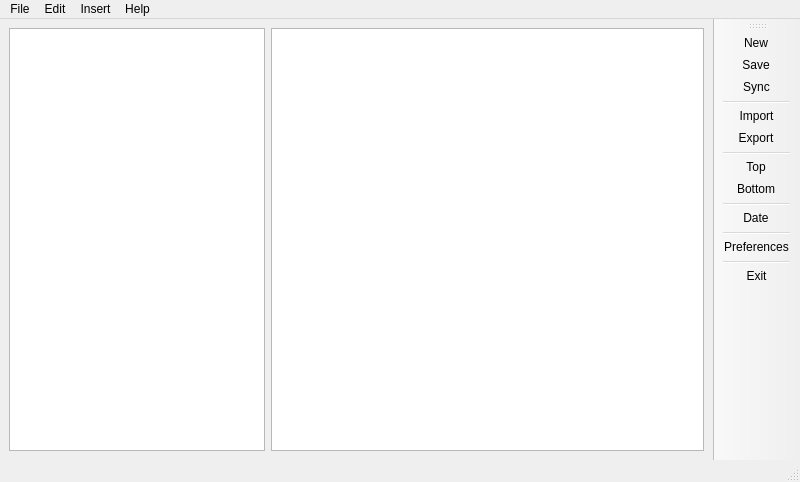
<?xml version="1.0" encoding="UTF-8"?>
<ui version="4.0">
 <class>MainWindow</class>
 <widget class="QMainWindow" name="MainWindow">
  <property name="geometry">
   <rect>
    <x>0</x>
    <y>0</y>
    <width>800</width>
    <height>482</height>
   </rect>
  </property>
  <property name="windowTitle">
   <string>qmycrap</string>
  </property>
  <property name="windowIcon">
   <iconset>
    <normaloff>icons/app.png</normaloff>icons/app.png</iconset>
  </property>
  <widget class="QWidget" name="centralwidget">
   <layout class="QHBoxLayout" name="horizontalLayout">
    <item>
     <widget class="QTreeView" name="treeView">
      <property name="sizePolicy">
       <sizepolicy hsizetype="Minimum" vsizetype="Expanding">
        <horstretch>0</horstretch>
        <verstretch>0</verstretch>
       </sizepolicy>
      </property>
      <property name="minimumSize">
       <size>
        <width>20</width>
        <height>0</height>
       </size>
      </property>
      <property name="baseSize">
       <size>
        <width>0</width>
        <height>0</height>
       </size>
      </property>
     </widget>
    </item>
    <item>
     <widget class="QTextEdit" name="textEdit">
      <property name="sizePolicy">
       <sizepolicy hsizetype="Expanding" vsizetype="Expanding">
        <horstretch>0</horstretch>
        <verstretch>0</verstretch>
       </sizepolicy>
      </property>
      <property name="acceptRichText">
       <bool>false</bool>
      </property>
     </widget>
    </item>
   </layout>
  </widget>
  <widget class="QStatusBar" name="statusbar"/>
  <widget class="QToolBar" name="toolBar">
   <property name="windowTitle">
    <string>toolBar</string>
   </property>
   <property name="layoutDirection">
    <enum>Qt::LeftToRight</enum>
   </property>
   <property name="movable">
    <bool>true</bool>
   </property>
   <property name="toolButtonStyle">
    <enum>Qt::ToolButtonIconOnly</enum>
   </property>
   <attribute name="toolBarArea">
    <enum>RightToolBarArea</enum>
   </attribute>
   <attribute name="toolBarBreak">
    <bool>false</bool>
   </attribute>
   <addaction name="actionNew"/>
   <addaction name="actionSave"/>
   <addaction name="actionSync"/>
   <addaction name="separator"/>
   <addaction name="actionImport"/>
   <addaction name="actionExport"/>
   <addaction name="separator"/>
   <addaction name="actionTop"/>
   <addaction name="actionBottom"/>
   <addaction name="separator"/>
   <addaction name="actionDate"/>
   <addaction name="separator"/>
   <addaction name="actionPreferences"/>
   <addaction name="separator"/>
   <addaction name="actionExit"/>
  </widget>
  <widget class="QMenuBar" name="menuBar">
   <property name="geometry">
    <rect>
     <x>0</x>
     <y>0</y>
     <width>800</width>
     <height>26</height>
    </rect>
   </property>
   <widget class="QMenu" name="menuFile">
    <property name="title">
     <string>File</string>
    </property>
    <addaction name="actionNew"/>
    <addaction name="actionSave"/>
    <addaction name="separator"/>
    <addaction name="actionRemove"/>
    <addaction name="separator"/>
    <addaction name="actionImport"/>
    <addaction name="actionExport"/>
    <addaction name="separator"/>
    <addaction name="actionExit"/>
   </widget>
   <widget class="QMenu" name="menuEdit">
    <property name="title">
     <string>Edit</string>
    </property>
    <addaction name="actionTop"/>
    <addaction name="actionBottom"/>
    <addaction name="separator"/>
    <addaction name="actionSync"/>
    <addaction name="separator"/>
    <addaction name="actionPreferences"/>
   </widget>
   <widget class="QMenu" name="menuHelp">
    <property name="title">
     <string>Help</string>
    </property>
    <addaction name="actionAbout"/>
   </widget>
   <widget class="QMenu" name="menuInsert">
    <property name="title">
     <string>Insert</string>
    </property>
    <widget class="QMenu" name="menuRun">
     <property name="title">
      <string>Run</string>
     </property>
     <property name="icon">
      <iconset>
       <normaloff>icons/run.png</normaloff>icons/run.png</iconset>
     </property>
     <addaction name="actionFirstrun"/>
     <addaction name="actionRerun"/>
    </widget>
    <widget class="QMenu" name="menuPlatform">
     <property name="title">
      <string>Platform</string>
     </property>
     <property name="icon">
      <iconset>
       <normaloff>icons/platform.png</normaloff>icons/platform.png</iconset>
     </property>
     <addaction name="actionPS1"/>
     <addaction name="actionPS2"/>
     <addaction name="actionPS3"/>
     <addaction name="actionPSP"/>
     <addaction name="actionPC"/>
     <addaction name="actionNES"/>
     <addaction name="actionSNES"/>
     <addaction name="actionGC"/>
     <addaction name="actionWII"/>
     <addaction name="actionGBA"/>
     <addaction name="actionNDS"/>
     <addaction name="actionGENESIS"/>
    </widget>
    <addaction name="actionDate"/>
    <addaction name="menuPlatform"/>
    <addaction name="menuRun"/>
   </widget>
   <addaction name="menuFile"/>
   <addaction name="menuEdit"/>
   <addaction name="menuInsert"/>
   <addaction name="menuHelp"/>
  </widget>
  <action name="actionSave">
   <property name="icon">
    <iconset>
     <normaloff>icons/save.svg</normaloff>icons/save.svg</iconset>
   </property>
   <property name="text">
    <string>Save</string>
   </property>
   <property name="iconVisibleInMenu">
    <bool>true</bool>
   </property>
  </action>
  <action name="actionExit">
   <property name="icon">
    <iconset>
     <normaloff>icons/exit.svg</normaloff>icons/exit.svg</iconset>
   </property>
   <property name="text">
    <string>Exit</string>
   </property>
   <property name="iconVisibleInMenu">
    <bool>true</bool>
   </property>
  </action>
  <action name="actionDate">
   <property name="icon">
    <iconset>
     <normaloff>icons/date.svg</normaloff>icons/date.svg</iconset>
   </property>
   <property name="text">
    <string>Date</string>
   </property>
   <property name="iconVisibleInMenu">
    <bool>true</bool>
   </property>
  </action>
  <action name="actionFirstrun">
   <property name="icon">
    <iconset>
     <normaloff>icons/firstrun.png</normaloff>icons/firstrun.png</iconset>
   </property>
   <property name="text">
    <string>Firstrun</string>
   </property>
   <property name="iconVisibleInMenu">
    <bool>true</bool>
   </property>
  </action>
  <action name="actionRerun">
   <property name="icon">
    <iconset>
     <normaloff>icons/rerun.png</normaloff>icons/rerun.png</iconset>
   </property>
   <property name="text">
    <string>Rerun</string>
   </property>
   <property name="iconVisibleInMenu">
    <bool>true</bool>
   </property>
  </action>
  <action name="actionPS1">
   <property name="icon">
    <iconset>
     <normaloff>icons/ps1.png</normaloff>icons/ps1.png</iconset>
   </property>
   <property name="text">
    <string>PS1</string>
   </property>
   <property name="iconVisibleInMenu">
    <bool>true</bool>
   </property>
  </action>
  <action name="actionPS2">
   <property name="icon">
    <iconset>
     <normaloff>icons/ps2.png</normaloff>icons/ps2.png</iconset>
   </property>
   <property name="text">
    <string>PS2</string>
   </property>
   <property name="iconVisibleInMenu">
    <bool>true</bool>
   </property>
  </action>
  <action name="actionPS3">
   <property name="icon">
    <iconset>
     <normaloff>icons/ps3.png</normaloff>icons/ps3.png</iconset>
   </property>
   <property name="text">
    <string>PS3</string>
   </property>
   <property name="iconVisibleInMenu">
    <bool>true</bool>
   </property>
  </action>
  <action name="actionPSP">
   <property name="icon">
    <iconset>
     <normaloff>icons/psp.png</normaloff>icons/psp.png</iconset>
   </property>
   <property name="text">
    <string>PSP</string>
   </property>
   <property name="iconVisibleInMenu">
    <bool>true</bool>
   </property>
  </action>
  <action name="actionPC">
   <property name="icon">
    <iconset>
     <normaloff>icons/pc.png</normaloff>icons/pc.png</iconset>
   </property>
   <property name="text">
    <string>PC</string>
   </property>
   <property name="iconVisibleInMenu">
    <bool>true</bool>
   </property>
  </action>
  <action name="actionNDS">
   <property name="icon">
    <iconset>
     <normaloff>icons/nds.png</normaloff>icons/nds.png</iconset>
   </property>
   <property name="text">
    <string>NDS</string>
   </property>
   <property name="iconVisibleInMenu">
    <bool>true</bool>
   </property>
  </action>
  <action name="actionGBA">
   <property name="icon">
    <iconset>
     <normaloff>icons/gba.png</normaloff>icons/gba.png</iconset>
   </property>
   <property name="text">
    <string>GBA</string>
   </property>
   <property name="iconVisibleInMenu">
    <bool>true</bool>
   </property>
  </action>
  <action name="actionSNES">
   <property name="icon">
    <iconset>
     <normaloff>icons/snes.png</normaloff>icons/snes.png</iconset>
   </property>
   <property name="text">
    <string>SNES</string>
   </property>
   <property name="iconVisibleInMenu">
    <bool>true</bool>
   </property>
  </action>
  <action name="actionNES">
   <property name="icon">
    <iconset>
     <normaloff>icons/nes.png</normaloff>icons/nes.png</iconset>
   </property>
   <property name="text">
    <string>NES</string>
   </property>
   <property name="iconVisibleInMenu">
    <bool>true</bool>
   </property>
  </action>
  <action name="actionWII">
   <property name="icon">
    <iconset>
     <normaloff>icons/wii.png</normaloff>icons/wii.png</iconset>
   </property>
   <property name="text">
    <string>WII</string>
   </property>
   <property name="iconVisibleInMenu">
    <bool>true</bool>
   </property>
  </action>
  <action name="actionGC">
   <property name="icon">
    <iconset>
     <normaloff>icons/gc.png</normaloff>icons/gc.png</iconset>
   </property>
   <property name="text">
    <string>GC</string>
   </property>
   <property name="iconVisibleInMenu">
    <bool>true</bool>
   </property>
  </action>
  <action name="actionGENESIS">
   <property name="icon">
    <iconset>
     <normaloff>icons/genesis.png</normaloff>icons/genesis.png</iconset>
   </property>
   <property name="text">
    <string>GENESIS</string>
   </property>
   <property name="iconVisibleInMenu">
    <bool>true</bool>
   </property>
  </action>
  <action name="actionPreferences">
   <property name="icon">
    <iconset>
     <normaloff>icons/preferences.svg</normaloff>icons/preferences.svg</iconset>
   </property>
   <property name="text">
    <string>Preferences</string>
   </property>
   <property name="iconVisibleInMenu">
    <bool>true</bool>
   </property>
  </action>
  <action name="actionTop">
   <property name="icon">
    <iconset>
     <normaloff>icons/top.svg</normaloff>icons/top.svg</iconset>
   </property>
   <property name="text">
    <string>Top</string>
   </property>
   <property name="iconVisibleInMenu">
    <bool>true</bool>
   </property>
  </action>
  <action name="actionBottom">
   <property name="icon">
    <iconset>
     <normaloff>icons/bottom.svg</normaloff>icons/bottom.svg</iconset>
   </property>
   <property name="text">
    <string>Bottom</string>
   </property>
   <property name="iconVisibleInMenu">
    <bool>true</bool>
   </property>
  </action>
  <action name="actionNew">
   <property name="icon">
    <iconset>
     <normaloff>icons/new.svg</normaloff>icons/new.svg</iconset>
   </property>
   <property name="text">
    <string>New</string>
   </property>
   <property name="iconVisibleInMenu">
    <bool>true</bool>
   </property>
  </action>
  <action name="actionRemove">
   <property name="icon">
    <iconset>
     <normaloff>icons/remove.svg</normaloff>icons/remove.svg</iconset>
   </property>
   <property name="text">
    <string>Remove</string>
   </property>
   <property name="iconVisibleInMenu">
    <bool>true</bool>
   </property>
  </action>
  <action name="actionImport">
   <property name="icon">
    <iconset>
     <normaloff>icons/import.svg</normaloff>icons/import.svg</iconset>
   </property>
   <property name="text">
    <string>Import</string>
   </property>
   <property name="iconVisibleInMenu">
    <bool>true</bool>
   </property>
  </action>
  <action name="actionExport">
   <property name="icon">
    <iconset>
     <normaloff>icons/export.svg</normaloff>icons/export.svg</iconset>
   </property>
   <property name="text">
    <string>Export</string>
   </property>
   <property name="iconVisibleInMenu">
    <bool>true</bool>
   </property>
  </action>
  <action name="actionAbout">
   <property name="icon">
    <iconset>
     <normaloff>icons/info.svg</normaloff>icons/info.svg</iconset>
   </property>
   <property name="text">
    <string>About</string>
   </property>
   <property name="iconVisibleInMenu">
    <bool>true</bool>
   </property>
  </action>
  <action name="actionSync">
   <property name="icon">
    <iconset>
     <normaloff>icons/sync.svg</normaloff>icons/sync.svg</iconset>
   </property>
   <property name="text">
    <string>Sync</string>
   </property>
   <property name="iconVisibleInMenu">
    <bool>true</bool>
   </property>
  </action>
 </widget>
 <resources/>
 <connections>
  <connection>
   <sender>actionExit</sender>
   <signal>triggered()</signal>
   <receiver>MainWindow</receiver>
   <slot>close()</slot>
   <hints>
    <hint type="sourcelabel">
     <x>-1</x>
     <y>-1</y>
    </hint>
    <hint type="destinationlabel">
     <x>399</x>
     <y>299</y>
    </hint>
   </hints>
  </connection>
 </connections>
</ui>
